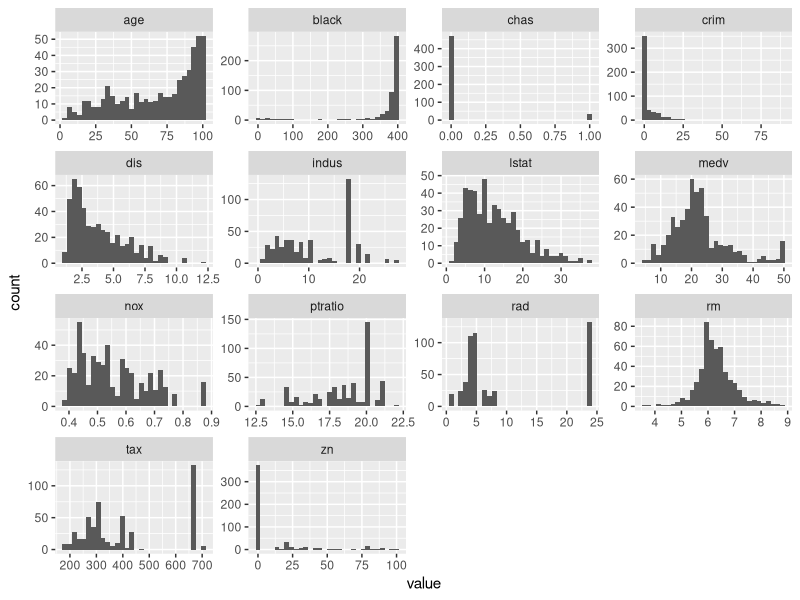
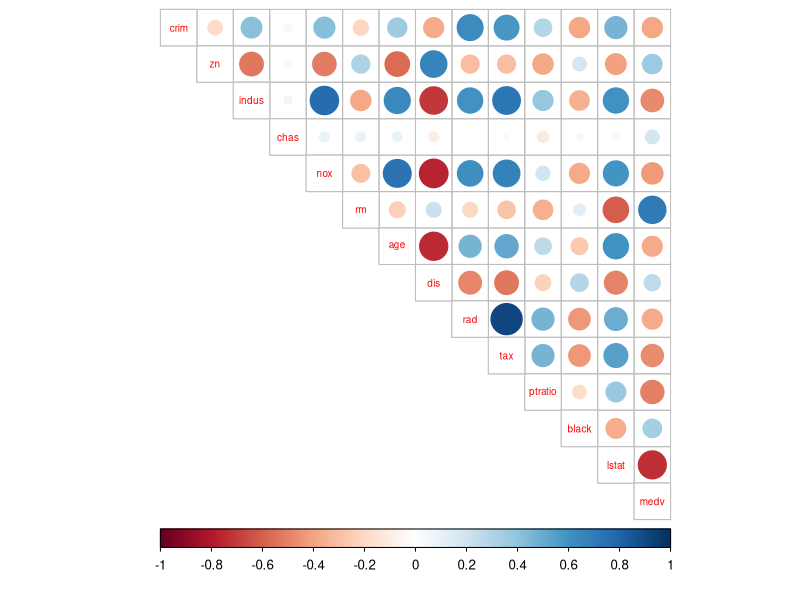
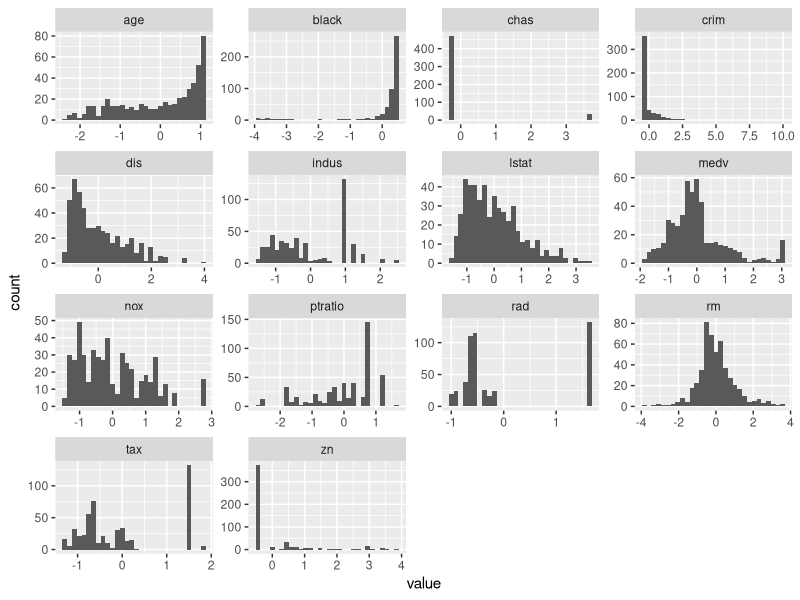
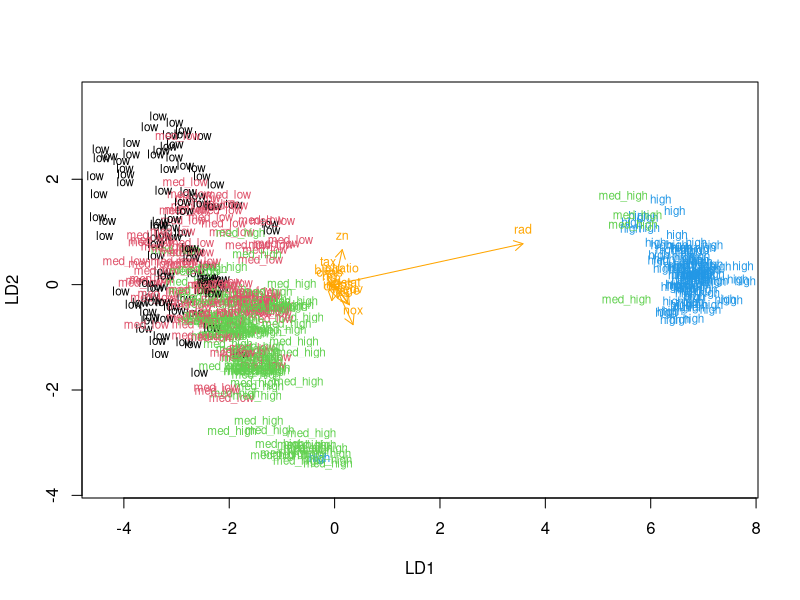

Generate these figures, in order, with R: (Note: this script raises an error after producing the figures.)
## ---- chunk 1
# accessing the MASS package
library(MASS)

# loading the data
data("Boston")

# exploring the structure and dimensions
str(Boston)
dim(Boston)
## ---- chunk 2
library(corrplot); library(dplyr);library(tidyr); library(ggplot2)

summary(Boston)

# drawing a histogram of each variable
gather(Boston) %>% ggplot(aes(value)) + facet_wrap("key", scales = "free") + geom_histogram()
## ---- chunk 3

# calculating and the correlation matrix
cor_matrix<-cor(Boston) %>% round(2)
cor_matrix 

# visualizing the correlation matrix
corrplot(cor_matrix, method="circle", type="upper", cl.pos = "b", tl.pos = "d", tl.cex = 0.6)
## ---- chunk 4
# center and standardize variables
boston_scaled <- scale(Boston)
summary(boston_scaled)

# saving the scaled dataset as a data frame
boston_scaled <- as.data.frame(boston_scaled)

# drawing a histogram of each variable
gather(boston_scaled) %>% ggplot(aes(value)) + facet_wrap("key", scales = "free") + geom_histogram()
## ---- chunk 5

# creating a quantile vector of crim 
bins <- quantile(boston_scaled$crim)

# create a categorical variable 'crime'
crime <- cut(boston_scaled$crim, breaks = bins, include.lowest = TRUE, labels = c("low", "med_low", "med_high", "high"))

# removing original crim from the dataset
boston_scaled <- dplyr::select(boston_scaled, -crim)

# adding the new categorical value to scaled data
boston_scaled <- data.frame(boston_scaled, crime)

table(boston_scaled$crime)
## ---- chunk 6
#Dividing the dataset to two: test & train
# number of rows in the Boston dataset 
n <- nrow(Boston)

# choose randomly 80% of the rows
ind <- sample(n,  size = n * 0.8)

# create train set
train <- boston_scaled[ind,]

# create test set 
test <- boston_scaled[-ind,]

## ---- chunk 7
# linear discriminant analysis
lda.fit <- lda(crime ~ ., data = train)

# print the lda.fit object
lda.fit

# the function for lda biplot arrows
lda.arrows <- function(x, myscale = 1, arrow_heads = 0.1, color = "orange", tex = 0.75, choices = c(1,2)){
  heads <- coef(x)
  arrows(x0 = 0, y0 = 0, 
         x1 = myscale * heads[,choices[1]], 
         y1 = myscale * heads[,choices[2]], col=color, length = arrow_heads)
  text(myscale * heads[,choices], labels = row.names(heads), 
       cex = tex, col=color, pos=3)
}

# target classes as numeric
classes <- as.numeric(train$crime)

# plot the lda results
plot(lda.fit, dimen = 2, col = classes, pch = classes)
lda.arrows(lda.fit, myscale = 1)
## ---- chunk 8

# save the correct classes from test data
correct_classes <- test$crime

# remove the crime variable from test data
test <- dplyr::select(test, -crime)

# predict classes with test data
lda.pred <- predict(lda.fit, newdata = test)

# cross tabulate the results
table(correct = correct_classes, predicted = lda.pred$class)
## ---- chunk 9
# euclidean distance matrix for scaled variables
dist_eu <- dist(boston_scaled)
summary(dist_eu)

# k-means clustering
km <-kmeans(boston_scaled, centers = 3)

# plot the Boston dataset with clusters
pairs(boston_scaled, col = km$cluster)

set.seed(123)

# determine the number of clusters
k_max <- 10

# calculate the total within sum of squares
twcss <- sapply(1:k_max, function(k){kmeans(boston_scaled, k)$tot.withinss})

# visualize the results
qplot(x = 1:k_max, y = twcss, geom = 'line')

# k-means clustering
km <-kmeans(boston_scaled, centers = 2)

# plot the Boston dataset with clusters
pairs(boston_scaled, col = km$cluster)
